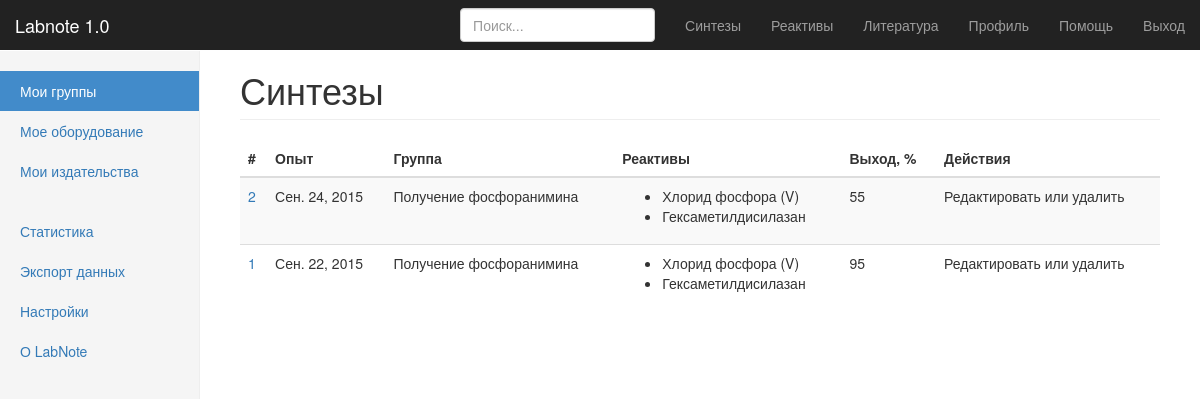
The page / on the database its author committed.
### core/models.py (models this page shows, shortened)
class Synthesis(models.Model):
	date = models.DateField(u'Дата синтеза')
	group = models.ForeignKey(GroupSynthesis, verbose_name='Группа', blank=True)
	description = models.TextField(u'Описание (макс. 1000 символов)', max_length=1000, blank=True)
	reactives = models.ManyToManyField(Reactive, verbose_name='Реактивы')   #through!!!
	tags = models.CharField(u'Теги', max_length=500, blank=True)
	literature = models.ManyToManyField(Literature, verbose_name='Литература', blank=True)
	yield_percent = models.IntegerField(
		validators=[MinValueValidator(0), MaxValueValidator(100)],
		verbose_name='Выход целевого продукта, %')
	class Meta:
		ordering = ['-date']
		verbose_name = 'Синтез'
		verbose_name_plural = 'Синтезы'

class GroupSynthesis(models.Model):
	name = models.CharField(u'Наименование', max_length=100)
	description = models.TextField(u'Описание (макс. 1000 символов)', max_length=1000)
	tags = models.CharField(u'Теги', max_length=500, blank=True)
	literature = models.ManyToManyField(Literature, verbose_name='Литература', blank=True)
	def __unicode__(self):
		return self.name
	class Meta:
		verbose_name = 'Группа'
		verbose_name_plural = 'Группы синтезов'

class Reactive(models.Model):
	cas = models.CharField(u'Регистрационный номер CAS', max_length=12,
		validators=[RegexValidator(r'^\d+-\d\d-\d$')])
	iupac = models.CharField(u'Наименование по номенклатуре ИЮПАК', max_length=300)
	rational = models.CharField(u'Наименование по рациональной номенклатуре', max_length=300, blank=True)
	trivial = models.CharField(u'Тривиальное наименование', max_length=300, blank=True)
	formula = models.CharField(u'Брутто формула', max_length=50)
	img = models.ImageField(u'Графическое изображение', blank=True)
	mm = models.FloatField(u'Молярная масса, г/моль')
	density = models.FloatField(u'Плотность, г/мл')
	appearance = models.CharField(u'Внешний вид', max_length=150, blank=True)
	mp = models.SmallIntegerField(u'Температура плавления, С', blank=True, null=True)
	bp = models.SmallIntegerField(u'Температура кипения, С', blank=True, null=True)
	class Meta:
		ordering = ['cas', 'iupac']
		verbose_name = 'Реактив'
		verbose_name_plural = 'Реактивы'

### core/views.py (the view)
# urls.py: url(r'^$', SynthesisList.as_view(), name='synths'),
class SynthesisList(ListView):
	model = Synthesis
	template_name = 'synthesis_list.html'
	context_object_name = 'synths'

### templates/synthesis_list.html
{% extends 'base.html' %}
{% block header %} Синтезы {% endblock %}
{% block content %}
	<div class="table-responsive">
		<table class="table table-striped">
			<thead>
				<th>#</th>
				<th>Опыт</th>
				<th>Группа</th>
				<th>Реактивы</th>
				<th>Выход, %</th>
				<th>Действия</th>
			</thead>
			<tbody>
				{% for synth in synths %}
					<tr>
						<td>
							<a href="{% url 'synthesis' synth.pk %}">
								{{ synth.id }}
							</a>
						</td>
						<td>{{ synth.date }}</td>
						<td>{{ synth.group }}</td>
						<td>
							<ul>
							{% for reactive in synth.reactives.all %}
								<li>{{ reactive.iupac }}</li>
							{% endfor %}
							</ul>
						</td>
						<td>{{ synth.yield_percent }}</td>
						<td>Редактировать или удалить</td>
					</tr>
				{% empty %}
					<p>Вы не поставили еще ни одного синтеза</p>
				{% endfor %}
			</tbody>
		</table>
	</div>
{% endblock %}

### static/css/dashboard.css (style rules this page uses)
body { padding-top: 50px; }

### rows shown on the page
Synthesis: id "2", date "Сен. 24, 2015", group "Получение фосфоранимина", yield_percent "55"
Reactive: iupac "Хлорид фосфора (V)"
Reactive: iupac "Гексаметилдисилазан"
Synthesis: id "1", date "Сен. 22, 2015", group "Получение фосфоранимина", yield_percent "95"
